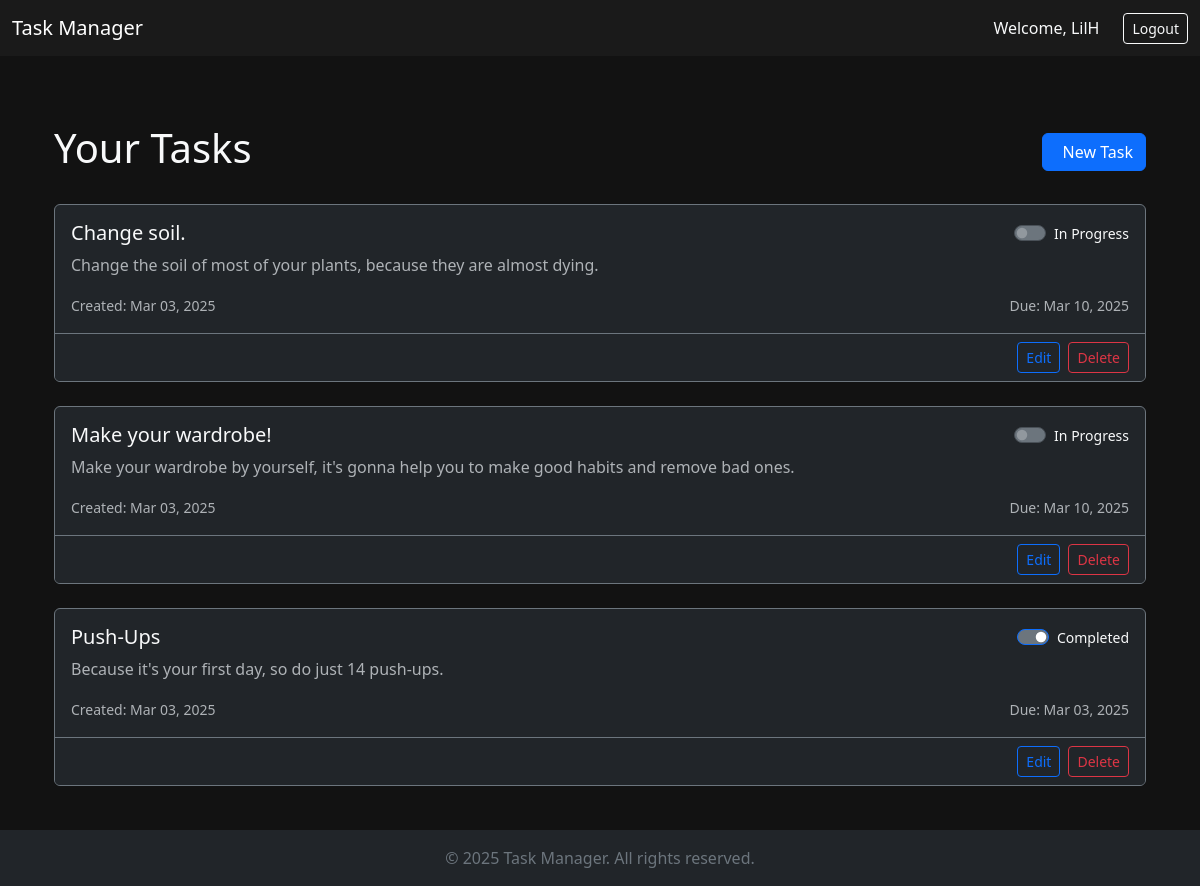
The page / (signed in) on the database its author committed.
### task_manager/models.py (models this page shows, shortened)
class Task(models.Model):
    title = models.CharField(max_length=300)
    description = models.TextField()
    status = models.BooleanField(default=False)
    published_date = models.DateTimeField(auto_now_add=True)
    due_date = models.DateTimeField()
    owner = models.ForeignKey(User, on_delete=models.CASCADE)

### task_manager/views.py (the view)
# urls.py: path('', views.index, name='index'),
@login_required
def index(request):
    tasks = Task.objects.filter(owner=request.user).order_by('-published_date')
    context = {'tasks': tasks}
    return render(request, 'task_manager/index.html', context)

### task_manager/templates/task_manager/index.html (shortened to what this page needs)
{% extends 'task_manager/base.html' %}
{% load django_bootstrap5 %}
{% block content %}
<div class="container-lg mt-4">
    <div class="d-flex justify-content-between align-items-center mb-4">
        <h1 class="text-light">Your Tasks</h1>
        <a href="{% url 'task_manager:new_task' %}" class="btn btn-primary">
            New Task
        </a>
    </div>
    {% if tasks %}
    <div class="row g-4">
        {% for task in tasks %}
        <div class="col-12">
            <div class="card bg-dark text-light border-secondary">
                <div class="card-body">
                    <div class="d-flex justify-content-between align-items-start">
                        <div>
                            <h5 class="card-title">{{ task.title }}</h5>
                            <p class="card-text text-muted">{{ task.description }}</p>
                        </div>
                        <form action="{% url 'task_manager:update_status' task.id %}" method="POST">
                            <div class="form-check form-switch">
                                <input class="form-check-input bg-secondary" type="checkbox" role="switch"
                                    id="status-{{ task.id }}" {% if task.status %}checked{% endif %}
                                    onchange="this.form.submit()">
                                <label class="form-check-label text-light small" for="status-{{ task.id }}">
                                    {{ task.status|yesno:"Completed,In Progress" }}
                                </label>
                            </div>
                        </form>
                    </div>
                    <div class="row mt-3 text-muted">
                        <div class="col-md-6">
                            <small>Created: {{ task.published_date|date:"M d, Y" }}</small>
                        </div>
                        <div class="col-md-6 text-md-end">
                            <small>Due: {{ task.due_date|date:"M d, Y" }}</small>
                        </div>
                    </div>
                </div>
                <div class="card-footer bg-dark border-secondary">
                    <div class="d-flex gap-2 justify-content-end">
                        <a href="{% url 'task_manager:edit_task' task.id %}" class="btn btn-sm btn-outline-primary">
                            Edit
                        </a>
                        <a href="{% url 'task_manager:delete_task' task.id %}" class="btn btn-sm btn-outline-danger">
                            Delete
                        </a>
                    </div>
                </div>
            </div>
        </div>
        {% endfor %}
    </div>
    {% else %}
    <div class="alert alert-dark text-center">
        <h4 class="alert-heading">No Tasks Found</h4>
        <p>Start by creating your first task!</p>
    </div>
    {% endif %}
</div>
{% endblock content %}

### task_manager/templates/task_manager/base.html (shortened to what this page needs)
<!DOCTYPE html>
{% load django_bootstrap5 %}
<html lang="en" data-bs-theme="dark">
<head>
    {% bootstrap_css %}
</head>
<body class="d-flex flex-column">
    <nav class="navbar navbar-expand-md navbar-dark bg-dark">
        <div class="container-fluid">
            <a class="navbar-brand" href="{% url 'task_manager:index' %}">Task Manager</a>
            <div class="collapse navbar-collapse" id="navbarCollapse">
                <ul class="navbar-nav ms-auto mb-2 mb-lg-0">
                    {% if user.is_authenticated %}
                    <li class="nav-item">
                        <span class="navbar-text text-light me-3">Welcome, {{ user.username }}</span>
                    </li>
                    {% else %}
                    <li class="nav-item">
                        <a class="nav-link text-light" href="{% url 'accounts:register' %}">Sign Up</a>
                    </li>
                    {% endif %}
                </ul>
                {% if user.is_authenticated %}
                <form action="{% url 'accounts:logout' %}" method="post" class="ms-2">
                    <button type="submit" class="btn btn-outline-light btn-sm">Logout</button>
                </form>
                {% endif %}
            </div>
        </div>
    </nav>
    <main class="container-lg mt-4 flex-grow-1">
        {% block content %}{% endblock content %}
    </main>
    <footer class="bg-dark text-secondary py-3 mt-4">
        <div class="container-fluid text-center">
            <p class="mb-0">&copy; {% now "Y" %} Task Manager. All rights reserved.</p>
        </div>
    </footer>
</body>
</html>

### task_manager/templates/task_manager/base.html (style rules this page uses)
body { background-color: #121212; min-height: 100vh; display: flex; flex-direction: column; }
.navbar { background-color: #1a1a1a !important; }
main { flex: 1; padding: 20px 0; }

### rows shown on the page
Task: title "Change soil.", description "Change the soil of most of your plants, because they are almost dying.", status "In Progress", published_date "Mar 03, 2025", due_date "Mar 10, 2025"
Task: title "Make your wardrobe!", description "Make your wardrobe by yourself, it's gonna help you to make good habits and remove bad ones.", status "In Progress", published_date "Mar 03, 2025", due_date "Mar 10, 2025"
Task: title "Push-Ups", description "Because it's your first day, so do just 14 push-ups.", status "☑", status "Completed", published_date "Mar 03, 2025", due_date "Mar 03, 2025"

### other values the page prints
{{ user.username }} "LilH"
